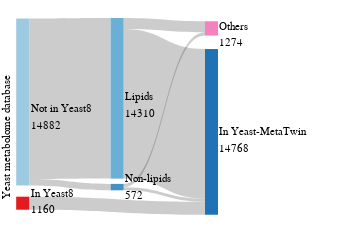

Notebook code for this chart:
### Code cell
# Create a Sankey diagram
fig = go.Figure(data=[go.Sankey(
    node=dict(
        pad=50,
        thickness=13,
        line=dict(color='black', width=0),
        label=['', '', '', '', '', ''],  # Leave node labels empty
        x=[0.06, 0.06, 0.38, 0.38, 0.70, 0.70],  # Set horizontal positions of nodes
        y=[0.84, 0.40, 0.384, 0.77, 0.53, 0.08],  # Set vertical positions of nodes
        color=['#e41a1c', '#9ecae1', '#6baed6', '#4292c6', '#2171b5', '#f781bf']  # Set colors for each node
    ),
    link=dict(
        source=[0, 1, 1, 2, 2, 3, 3],
        target=[4, 2, 3, 4, 5, 4, 5],
        value=[1160, 14310, 572, 13336, 974, 272, 300],
    )
)])

# Add annotations to manually specify label positions
annotations = [
    dict(x=0.08, y=0.17, text='In Yeast8', showarrow=False, xanchor='left', font=dict(color='black', size=11)),
    dict(x=0.08, y=0.10, text='1160', showarrow=False, xanchor='left', font=dict(color='black', size=11)),

    dict(x=0.08, y=0.57, text='Not in Yeast8', showarrow=False, xanchor='left', font=dict(color='black', size=11)),
    dict(x=0.08, y=0.50, text='14882', showarrow=False, xanchor='left', font=dict(color='black', size=11)),

    dict(x=0.40, y=0.62, text='Lipids', showarrow=False, xanchor='left', font=dict(color='black', size=11)),
    dict(x=0.40, y=0.55, text='14310', showarrow=False, xanchor='left', font=dict(color='black', size=11)),

    dict(x=0.40, y=0.23, text='Non-lipids', showarrow=False, xanchor='left', font=dict(color='black', size=11)),
    dict(x=0.40, y=0.16, text='572', showarrow=False, xanchor='left', font=dict(color='black', size=11)),

    dict(x=0.72, y=0.47, text='In Yeast-MetaTwin', showarrow=False, xanchor='left', font=dict(color='black', size=11)),
    dict(x=0.72, y=0.40, text='14768', showarrow=False, xanchor='left', font=dict(color='black', size=11)),

    dict(x=0.72, y=0.96, text='Others', showarrow=False, xanchor='left', font=dict(color='black', size=11)),
    dict(x=0.72, y=0.89, text='1274', showarrow=False, xanchor='left', font=dict(color='black', size=11)),

    # New vertical text annotation
    dict(x=-0.02, y=0.17, text='Yeast metabolome database', showarrow=False, xanchor='left', font=dict(color='black', size=11), textangle=270)
]

fig.update_layout(
    font_size=14,
    margin=dict(l=5, r=60, t=10, b=0),  # Set plot margins
    font=dict(family='Arial'),  # Set font
    width=1.2 * 300,  # Set plot width, scaled to consistent units (e.g., 100 pixels per inch)
    height=0.7 * 300,  # Set plot height, scaled to consistent units
    annotations=annotations  # Add custom annotations
)

# Save the plot as a PDF
pio.write_image(fig, file=ymdb_metabolites_sankey_result_figure_path)
fig.show()

### Figure 1 — Plotly figure (JSON) as saved in the notebook; plotly's stock layout.template omitted (floating-point values rounded to 4 significant figures)
{"data": [{"link": {"source": [0, 1, 1, 2, 2, 3, 3], "target": [4, 2, 3, 4, 5, 4, 5], "value": [1160, 14310, 572, 13336, 974, 272, 300]}, "node": {"color": ["#e41a1c", "#9ecae1", "#6baed6", "#4292c6", "#2171b5", "#f781bf"], "label": ["", "", "", "", "", ""], "line": {"color": "black", "width": 0}, "pad": 50, "thickness": 13, "x": [0.06, 0.06, 0.38, 0.38, 0.7, 0.7], "y": [0.84, 0.4, 0.384, 0.77, 0.53, 0.08]}, "type": "sankey"}], "layout": {"annotations": [{"font": {"color": "black", "size": 11}, "showarrow": false, "text": "In Yeast8", "x": 0.08, "xanchor": "left", "y": 0.17}, {"font": {"color": "black", "size": 11}, "showarrow": false, "text": "1160", "x": 0.08, "xanchor": "left", "y": 0.1}, {"font": {"color": "black", "size": 11}, "showarrow": false, "text": "Not in Yeast8", "x": 0.08, "xanchor": "left", "y": 0.57}, {"font": {"color": "black", "size": 11}, "showarrow": false, "text": "14882", "x": 0.08, "xanchor": "left", "y": 0.5}, {"font": {"color": "black", "size": 11}, "showarrow": false, "text": "Lipids", "x": 0.4, "xanchor": "left", "y": 0.62}, {"font": {"color": "black", "size": 11}, "showarrow": false, "text": "14310", "x": 0.4, "xanchor": "left", "y": 0.55}, {"font": {"color": "black", "size": 11}, "showarrow": false, "text": "Non-lipids", "x": 0.4, "xanchor": "left", "y": 0.23}, {"font": {"color": "black", "size": 11}, "showarrow": false, "text": "572", "x": 0.4, "xanchor": "left", "y": 0.16}, {"font": {"color": "black", "size": 11}, "showarrow": false, "text": "In Yeast-MetaTwin", "x": 0.72, "xanchor": "left", "y": 0.47}, {"font": {"color": "black", "size": 11}, "showarrow": false, "text": "14768", "x": 0.72, "xanchor": "left", "y": 0.4}, {"font": {"color": "black", "size": 11}, "showarrow": false, "text": "Others", "x": 0.72, "xanchor": "left", "y": 0.96}, {"font": {"color": "black", "size": 11}, "showarrow": false, "text": "1274", "x": 0.72, "xanchor": "left", "y": 0.89}, {"font": {"color": "black", "size": 11}, "showarrow": false, "text": "Yeast metabolome database", "textangle": -90, "x": -0.02, "xanchor": "left", "y": 0.17}], "font": {"family": "Arial", "size": 14}, "height": 210, "margin": {"b": 0, "l": 5, "r": 60, "t": 10}, "width": 360}}
